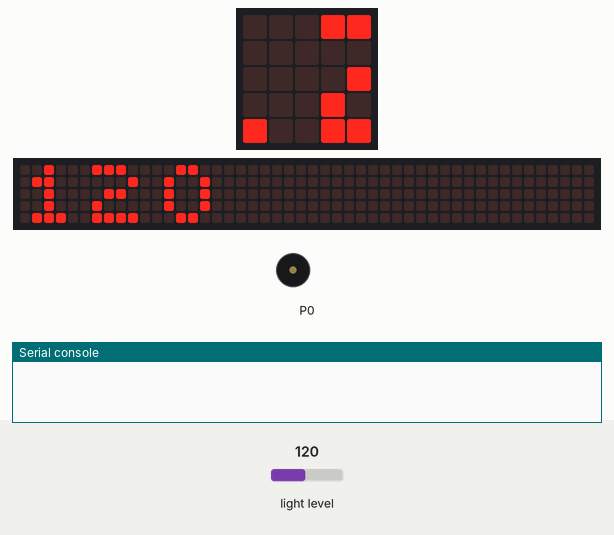
The program below on a simulated BBC micro:bit (MakeCode). Shown: the board's 5×5 LED display, a strip that is not on the board, showing the scrolling text unrolled, buzzer (waves = sounding), the last lines printed to the serial console. The test bench sets the inputs (shaded band); at power-on: light level 120. The 48×5 strip is a reading aid, not a part: it shows the text the display is scrolling, unrolled, one strip-width of it at a time.

Above: at 1.27 s.
1.3 s: light level set to 191
At 9.5 s:
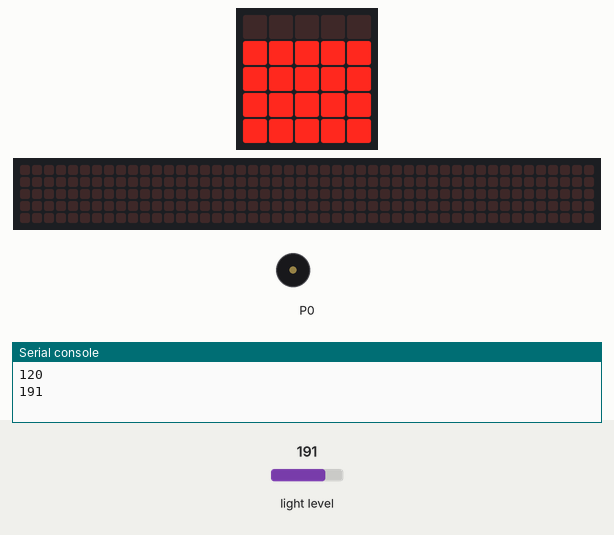
18.8 s: light level set to 64
At 24.9 s:
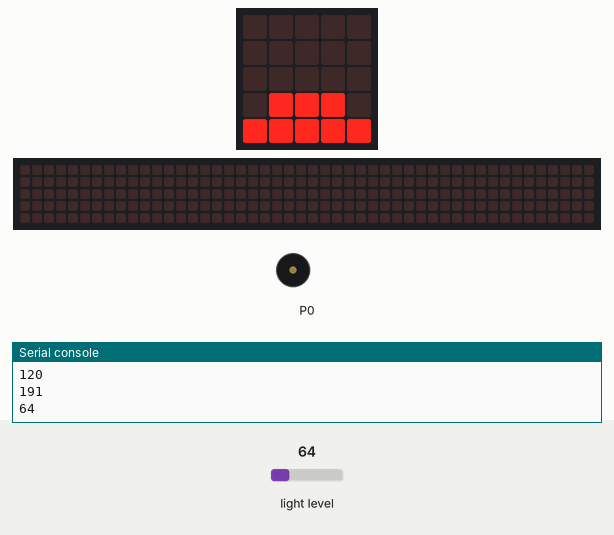
26.9 s: light level set to 128
At 34.2 s:
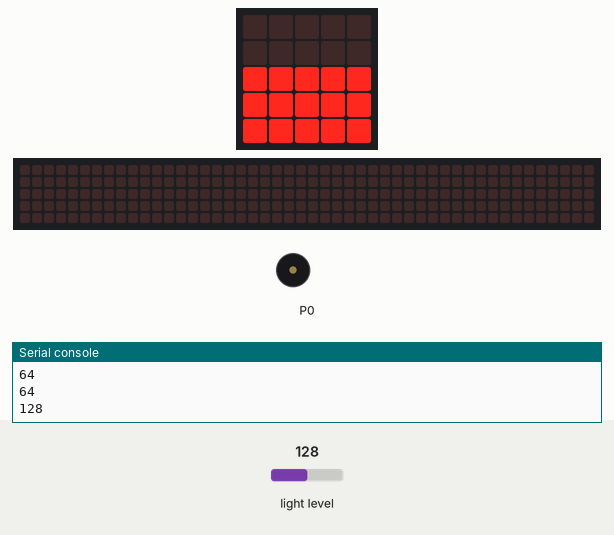
37.3 s: light level set to 250
At 45.5 s:
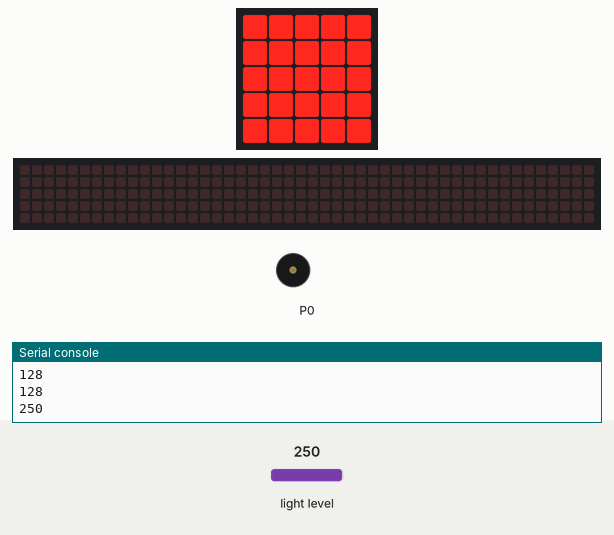
46.5 s: light level set to 5
At 58.4 s:
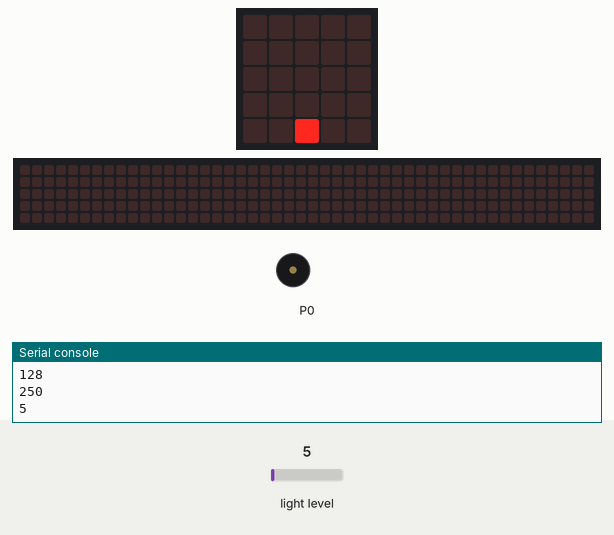
Timing chart, 0 to 58.7 s (numbered marks = the images above; inputs shaded):
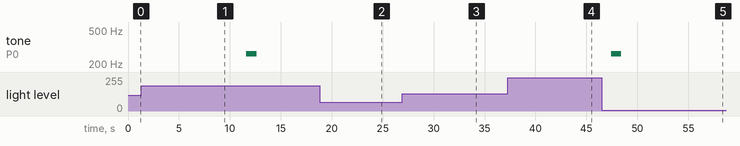

The program:

main.ts
```typescript
let luminosità = 0
basic.forever(function () {
    luminosità = input.lightLevel()
    basic.showNumber(luminosità)
    led.plotBarGraph(
    luminosità,
    255
    )
    basic.pause(2000)
    if (luminosità > 150) {
        basic.showLeds(`
            # # # # .
            . # . # .
            . # # # .
            . # # # .
            . . # . #
            `)
        music.playTone(262, music.beat(BeatFraction.Double))
        basic.showString("luci off")
    }
})
```

test.ts
```typescript
// i test vanno qui; questi non saranno compilati quando questo pacchetto viene usato come estensione.
```

Measured:
- after the input at 1.3 s, tone on P0: silent → 262 Hz after 10.3 s, → silent 1.0 s later
- after the input at 18.8 s, tone on P0: stays silent (without the input it goes to 262 Hz after 7.9 s)
- after the input at 46.5 s, the display: first differs from a run without the input after 10.1 s (image 5 shows a later state)
- what the display in image 1 shows lasts 2.0 s, from 9.2 s to 11.2 s
